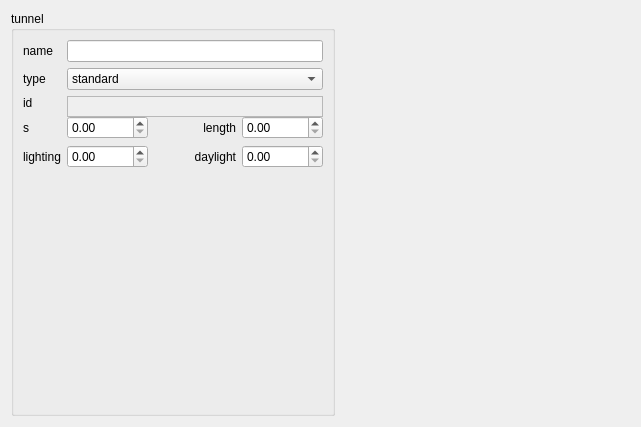
<?xml version="1.0" encoding="UTF-8"?>
<ui version="4.0">
 <class>TunnelSettings</class>
 <widget class="QWidget" name="TunnelSettings">
  <property name="geometry">
   <rect>
    <x>0</x>
    <y>0</y>
    <width>641</width>
    <height>427</height>
   </rect>
  </property>
  <property name="windowTitle">
   <string>Form</string>
  </property>
  <layout class="QGridLayout" name="gridLayout_2">
   <item row="0" column="0">
    <widget class="QGroupBox" name="groupBox">
     <property name="sizePolicy">
      <sizepolicy hsizetype="Fixed" vsizetype="Preferred">
       <horstretch>0</horstretch>
       <verstretch>0</verstretch>
      </sizepolicy>
     </property>
     <property name="title">
      <string>tunnel</string>
     </property>
     <layout class="QGridLayout" name="gridLayout">
      <item row="0" column="6">
       <layout class="QHBoxLayout" name="horizontalLayout">
        <item>
         <widget class="QLineEdit" name="nameBox"/>
        </item>
       </layout>
      </item>
      <item row="4" column="6">
       <layout class="QHBoxLayout" name="horizontalLayout_3">
        <item>
         <widget class="QDoubleSpinBox" name="sSpinBox">
          <property name="maximum">
           <double>99999.990000000005239</double>
          </property>
         </widget>
        </item>
        <item>
         <widget class="QLabel" name="label">
          <property name="text">
           <string>length</string>
          </property>
          <property name="alignment">
           <set>Qt::AlignRight|Qt::AlignTrailing|Qt::AlignVCenter</set>
          </property>
         </widget>
        </item>
        <item>
         <widget class="QDoubleSpinBox" name="lengthSpinBox">
          <property name="minimum">
           <double>0.000000000000000</double>
          </property>
          <property name="maximum">
           <double>99999.000000000000000</double>
          </property>
         </widget>
        </item>
       </layout>
      </item>
      <item row="2" column="6">
       <widget class="QTextEdit" name="idBox">
        <property name="enabled">
         <bool>false</bool>
        </property>
        <property name="sizePolicy">
         <sizepolicy hsizetype="Expanding" vsizetype="Ignored">
          <horstretch>0</horstretch>
          <verstretch>0</verstretch>
         </sizepolicy>
        </property>
        <property name="minimumSize">
         <size>
          <width>0</width>
          <height>21</height>
         </size>
        </property>
        <property name="verticalScrollBarPolicy">
         <enum>Qt::ScrollBarAlwaysOff</enum>
        </property>
        <property name="horizontalScrollBarPolicy">
         <enum>Qt::ScrollBarAlwaysOff</enum>
        </property>
        <property name="undoRedoEnabled">
         <bool>false</bool>
        </property>
        <property name="lineWrapMode">
         <enum>QTextEdit::NoWrap</enum>
        </property>
        <property name="readOnly">
         <bool>true</bool>
        </property>
        <property name="acceptRichText">
         <bool>false</bool>
        </property>
       </widget>
      </item>
      <item row="0" column="0">
       <widget class="QLabel" name="nameLabel">
        <property name="text">
         <string>name</string>
        </property>
       </widget>
      </item>
      <item row="1" column="0">
       <widget class="QLabel" name="label_9">
        <property name="text">
         <string>type</string>
        </property>
       </widget>
      </item>
      <item row="2" column="0">
       <widget class="QLabel" name="idLabel">
        <property name="text">
         <string>id</string>
        </property>
       </widget>
      </item>
      <item row="7" column="6">
       <spacer name="verticalSpacer">
        <property name="orientation">
         <enum>Qt::Vertical</enum>
        </property>
        <property name="sizeHint" stdset="0">
         <size>
          <width>20</width>
          <height>40</height>
         </size>
        </property>
       </spacer>
      </item>
      <item row="1" column="6">
       <widget class="QComboBox" name="typeComboBox">
        <item>
         <property name="text">
          <string>standard</string>
         </property>
        </item>
        <item>
         <property name="text">
          <string>underpass</string>
         </property>
        </item>
       </widget>
      </item>
      <item row="4" column="0">
       <widget class="QLabel" name="junctionLabel">
        <property name="text">
         <string>s</string>
        </property>
       </widget>
      </item>
      <item row="6" column="0">
       <widget class="QLabel" name="label_2">
        <property name="text">
         <string>lighting</string>
        </property>
       </widget>
      </item>
      <item row="6" column="6">
       <layout class="QHBoxLayout" name="horizontalLayout_2">
        <item>
         <widget class="QDoubleSpinBox" name="lightingSpinBox"/>
        </item>
        <item>
         <widget class="QLabel" name="label_3">
          <property name="layoutDirection">
           <enum>Qt::LeftToRight</enum>
          </property>
          <property name="text">
           <string>daylight</string>
          </property>
          <property name="alignment">
           <set>Qt::AlignRight|Qt::AlignTrailing|Qt::AlignVCenter</set>
          </property>
         </widget>
        </item>
        <item>
         <widget class="QDoubleSpinBox" name="daylightSpinBox"/>
        </item>
       </layout>
      </item>
     </layout>
    </widget>
   </item>
   <item row="0" column="1">
    <spacer name="horizontalSpacer">
     <property name="orientation">
      <enum>Qt::Horizontal</enum>
     </property>
     <property name="sizeHint" stdset="0">
      <size>
       <width>40</width>
       <height>20</height>
      </size>
     </property>
    </spacer>
   </item>
  </layout>
 </widget>
 <tabstops>
  <tabstop>nameBox</tabstop>
  <tabstop>idBox</tabstop>
  <tabstop>lengthSpinBox</tabstop>
 </tabstops>
 <resources/>
 <connections/>
</ui>
